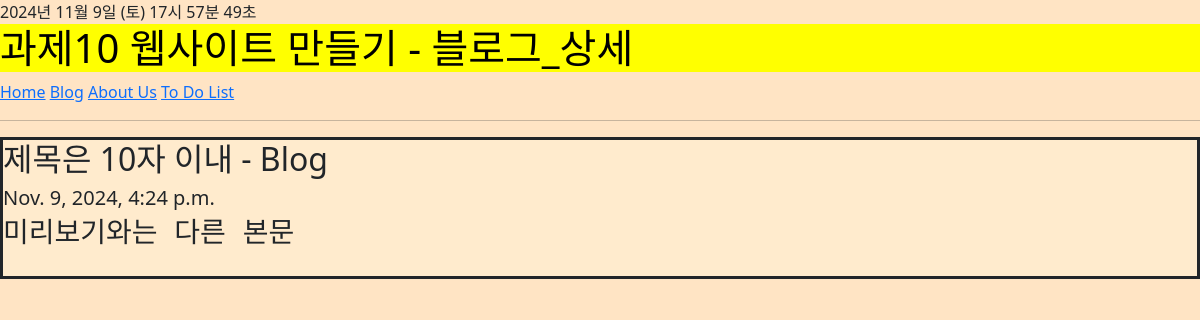
Page /blog/1/ on the committed database.
### blog/models.py (models this page shows, shortened)
class Post(models.Model):
    title = models.CharField(max_length=30)
    preview = models.CharField(max_length=50)
    content = models.TextField()
    created_at = models.DateTimeField(auto_now_add=True)
    updated_at = models.DateTimeField(auto_now=True)

### blog/views.py (the view)
# urls.py: path('<int:pk>/', views.single_post_page, name='single_post_page'),
def single_post_page(request, pk):
    post = Post.objects.get(pk=pk)
    return render(
        request,
        'blog/single_post_page.html',
        {
            'title': 'blog_detail',
            'subtitle': '블로그_상세',
            'post': post
        }
    )

### blog/templates/blog/single_post_page.html
{% extends './layout.html' %}
{% load static %}
{% block content %}
    <section>
    <h2>
    {% if post.url %}
    <a href="{{ post.url }}">{{ post.title }} - Blog</a>
    {% else %}
    {{ post.title }} - Blog
    {% endif %}
    </h2>
    <h5>{{ post.created_at}}</h5>
            <pre><h3>{{ post.content }}</h3></pre>
    </section>
    <br>
{% endblock %}

### blog/static/blog/layout.css (style rules this page uses)
section { border: solid; background-color: blanchedalmond; }
body { background-color: bisque; }

### rows in the picture
Post: title "제목은 10자 이내", created_at "Nov. 9, 2024, 4:24 p.m.", content "미리보기와는 다른 본문"

### other values in the picture
{{ subtitle }} "블로그_상세"
